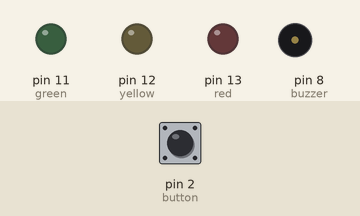
This sketch was run on a simulated Arduino Uno, built with avr-gcc and run on an emulated ATmega328P. Parts: output pins drawn as LEDs (lit = HIGH), buzzer (waves = sounding). The test bench sets the inputs (shaded band); at power-on: pin 2 (button) HIGH.

Above: at 1.2 s.
1.3 s: pin 2 (button) pulled LOW for 0.15 s
At 1.7 s:
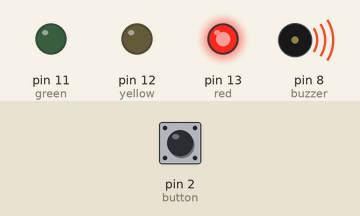
At 5.1 s:
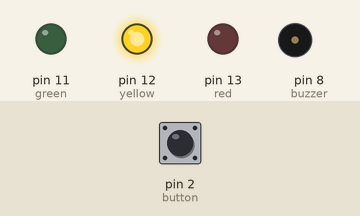
7.4 s: pin 2 (button) pulled LOW for 1 s
At 13.7 s:
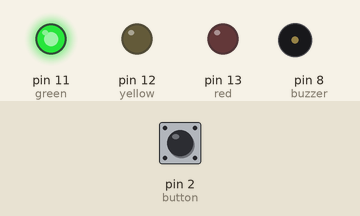
Timing chart, 0 to 16.8 s (numbered marks = the images above; inputs shaded):
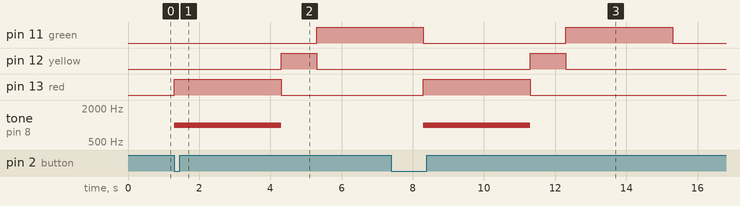

The sketch:

code.ino
```cpp
// Day 4 - Final - Button + Traffic + Buzzer
int red = 13;
int yellow = 12;
int green = 11;
int button = 2;
int buzzer = 8;

void setup() {
  pinMode(red, OUTPUT);
  pinMode(yellow, OUTPUT);
  pinMode(green, OUTPUT);
  pinMode(buzzer, OUTPUT);
  pinMode(button, INPUT_PULLUP);
}

void loop() {
  if (digitalRead(button) == LOW) {
    // RED + Buzzer
    digitalWrite(red, HIGH);
    tone(buzzer, 1000);
    delay(3000);
    noTone(buzzer);
    digitalWrite(red, LOW);

    // YELLOW
    digitalWrite(yellow, HIGH);
    delay(1000);
    digitalWrite(yellow, LOW);

    // GREEN
    digitalWrite(green, HIGH);
    delay(3000);
    digitalWrite(green, LOW);
  }
}
```

Measured:
- after the input at 1.3 s, pin 11 (green): LOW → HIGH after 4.0 s; pin 12 (yellow): LOW → HIGH after 3.0 s, → LOW 1.0 s later; pin 13 (red): LOW → HIGH at once, → LOW 3.0 s later; tone on pin 8 (buzzer): silent → 1000 Hz at once, → silent 3.0 s later
- after the input at 7.4 s, pin 12 (yellow): LOW → HIGH after 3.9 s, → LOW 1.0 s later; pin 13 (red): LOW → HIGH after 0.90 s, → LOW 3.0 s later; tone on pin 8 (buzzer): silent → 1000 Hz after 0.90 s, → silent 3.0 s later
